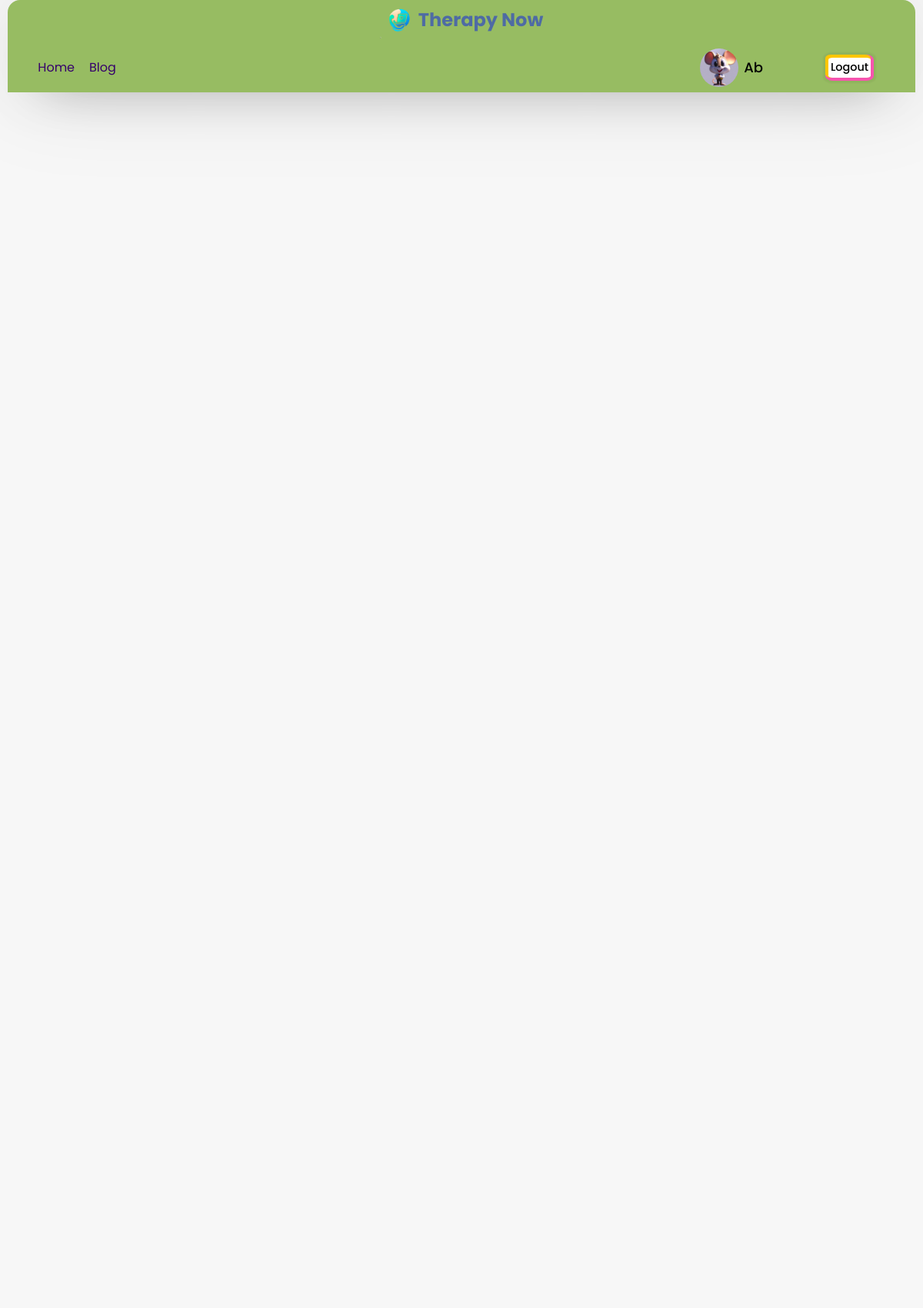
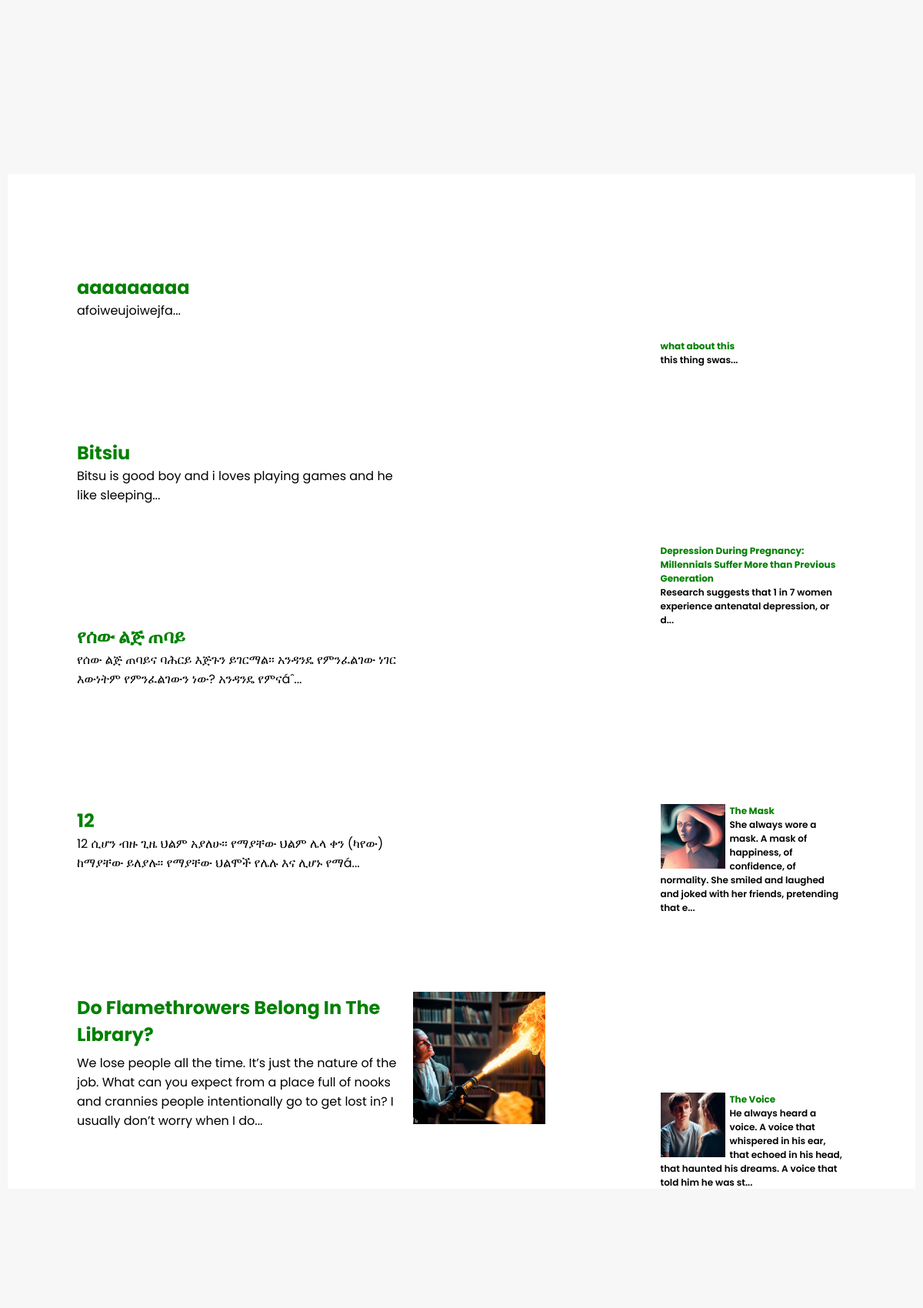
The app's page /blog.php (signed in, upper part) with its own data (2 pictures, top to bottom).
### tables this page shows
CREATE TABLE `users` (
  `user_id` int(11) NOT NULL,
  `unique_id` int(255) NOT NULL,
  `fname` varchar(255) NOT NULL,
  `lname` varchar(255) NOT NULL,
  `email` varchar(255) NOT NULL,
  `password` varchar(255) NOT NULL,
  `img` varchar(255) NOT NULL,
  `status` varchar(255) NOT NULL,
  `gender` varchar(10) DEFAULT NULL,
  `birthdate` date DEFAULT NULL,
  `relationship` varchar(100) DEFAULT NULL,
  `r_date` date DEFAULT curdate(),
  `r_time` time DEFAULT curtime()
);

CREATE TABLE `blog` (
  `id` int(11) NOT NULL,
  `title` text NOT NULL,
  `text` mediumtext NOT NULL,
  `img` varchar(500) DEFAULT NULL,
  `date_published` date NOT NULL DEFAULT curdate(),
  `category` text DEFAULT NULL,
  `poster_id` varchar(255) DEFAULT NULL
);

### php/get-blog.php (the view, shortened to what this page needs)
<?php
require_once "config.php";
$output = "";
$sql = "SELECT * FROM blog ORDER BY id DESC ";
$query = mysqli_query($conn, $sql);
if (mysqli_num_rows($query) > 0) {
    while ($row = mysqli_fetch_assoc($query)) {
        if ($row['img']) {
            $output .= '<a href="blog.php?id='. $id=$row["id"] .'">
                            <div class="sub">
                                <img src="php\images\\' . $row['img'] . '">
                                <h1>' . $row['title'] . '</h1>
                                <p> ' . substr($row['text'], 0, 200) . '...</p>
                            </div>
                        </a>';
        } else {
            $output .= '<a href="blog.php?id='. $id=$row["id"] .'"><div class="sub">
                                    <h1>' . $row['title'] . '</h1>
                                    <p> ' . substr($row['text'], 0, 200) . '...</p>
                                </div></a>';
        }
    }
}
echo $output;

### header.php (shortened to what this page needs)
<div id="header-container">
    <div class="logo">
        <a href="index.php">
            <img src="img/logo.png" alt="">
            <h1>Therapy Now</h1>
        </a>
    </div>
    <header>
        <div class="navigation-menu">
            <div class="navigation-links">
                <a href="index.php">Home</a>
                <a href="blog.php">Blog</a>
            </div>
        </div>
        <?php require_once "php/config.php";
        if (!isset($_SESSION['unique_id'])) { ?>
            <div class="user-buttons c d">
                <a href="signup.php">Sign up</a>
                <a href="login.php">Log in</a>
            </div>
       <?php }else {
            $sql = mysqli_query($conn, "SELECT * FROM users WHERE unique_id = {$_SESSION['unique_id']}");
            if (mysqli_num_rows($sql) > 0) {
                $row = mysqli_fetch_assoc($sql);
            } else {
                $sql = mysqli_query($conn, "SELECT * FROM therapist WHERE unique_id = {$_SESSION['unique_id']}");
                $row = mysqli_fetch_assoc($sql);
            } ?>
            <div class="user-buttons user-profile c">
                <a href="profile.php" class="pro_link">
                    <img src="php/images/<?php echo $row['img']; ?>" alt="">
                    <span><?php echo $row['fname'] ?></span>
                </a>
                <a href="php/logout.php?logout_id=<?php echo $row['unique_id']; ?>" class="logout">Logout</a>
            </div>
    <?php } ?>
    </header>
</div>

### php/get-blog-nav.php (shortened to what this page needs)
<?php
require_once "config.php";
$output = "";
$idd = '0';
if(isset($_GET['id'])){
    $idd = $_GET['id'];
}else{
    $idd = '0';
}
$sql = "SELECT * FROM blog  WHERE id != $idd ";
$query = mysqli_query($conn, $sql);
if (mysqli_num_rows($query) > 0) {
    while ($row = mysqli_fetch_assoc($query)) {
        $title = $row['title'];
            if ($row['img']) {
                $output .='<a href="blog.php?id='. $id=$row["id"] .'">
                <div>
                <img src="php\images\\' . $row['img'] . '">
                <h1>' . $row['title'] . '</h1>
                <p> ' . substr($row['text'], 0, 150 - strlen($title)) . '...</p>
                </div>
                </a>';
            } else {
                $output .='<a href="blog.php?id='. $id=$row["id"] .'">
                <div>
                <h1>' . $row['title'] . '</h1>
                <p> ' . substr($row['text'], 0, 150 - strlen($title)) . '...</p>
                </div>
                </a>';
            }
        }
    }
    echo $output;

### style.css (style rules this page uses)
* { margin: 0; padding: 0; box-sizing: border-box; text-decoration: none; font-family: 'Poppins', sans-serif; }
body { display: flex; flex-direction: column; align-items: center; justify-content: space-between; min-height: 100vh; background: #f7f7f7; padding: 0 10px; }
.wrapper, #header-container, footer { box-shadow: 0 0 128px 0 rgba(0, 0, 0, 0.1), 0 32px 64px -48px rgba(0, 0, 0, 0.5); }
#header-container, footer { background-color: #fff; }
.blog section div { margin: 2vh 4.5vw 2vw 7.5vw; }
.blog section div img { width: 100%; height: 100%; }
.blog section div.sub img { margin-left: 0.5vw; margin-bottom: 1vw; width: 80%; height: auto; }
.blog .sub { display: grid; grid-template-columns: 2fr 1fr; grid-template-rows: auto auto; grid-template-areas: "h1 img" "p img"; align-items: center; }
.blog section a .sub img { grid-area: img; }
.blog section a .sub h1 { grid-area: h1; }
.blog section a .sub p { grid-area: p; }
.blog nav div { margin: 4vh 7.5vw 1vw 4.5vw; font-size: 0.75em; font-weight: 600; }
.blog nav div h1 { font-size: 1em; }
.blog nav div img { margin-right: 0.5vw; max-width: 7vw; max-height: 14vh; width: 100%; height: 100%; float: left; }
.blog a { color: black; }
img { width: 50px; height: 50px; }
#header-container .logo img { width: 50px; }
#header-container .logo h1 { color: #4E6BA4; }
#header-container { z-index: 1; background-color: #97BC62; display: flex; align-items: center; justify-content: space-around; width: 100%; height: 120px; position: sticky; top: 0; left: 0; flex-direction: column; border-top-left-radius: 16px; border-top-right-radius: 16px; }
#header-container header { display: flex; align-items: center; justify-content: space-around; display: flex; width: 100%; height: auto; flex-grow: 1; }
#header-container .navigation-menu { flex-grow: 0.5; width: 100%; margin-left: 2em; }
#header-container a { margin: 1%; }
#header-container .c a { text-align: center; cursor: pointer; text-decoration: none; color: #000; background: #fff; margin: 10px; border-radius: 10%; padding: 0.2em; font-size: 0.9em; font-weight: 500; box-shadow: rgb(255, 198, 0) -2px -2px 0px 2px, rgb(246, 84, 174) 0px 0px 0px 4px, rgba(0, 0, 0, 0.05) 0px 0px 2px 7px; transition: all 0.2s; }
#header-container .c a.pro_link { display: flex; align-items: center; background: none; bottom: none; box-shadow: none; min-width: 150px; max-width: 150px; margin-left: 0; }
#header-container .user-profile { display: flex; width: 50%; align-items: center; justify-content: flex-end; margin-right: 3em; }
#header-container .user-profile img { object-fit: cover; border-radius: 50%; height: 50px; width: 50px; }
#header-container .user-profile span { font-size: 18px; font-weight: 500; color: #000; margin-left: 5%; }
#header-container .logo a { margin: 0; padding: 0; display: flex; color: #333; align-items: center; }
.navigation-menu { flex-grow: 0.5; width: 100%; margin-left: 2em; }
a { margin: 1%; }
.c a { text-align: center; cursor: pointer; text-decoration: none; color: #000; background: #fff; margin: 10px; border-radius: 10%; padding: 0.2em; font-size: 0.9em; font-weight: 500; box-shadow: rgb(255, 198, 0) -2px -2px 0px 2px, rgb(246, 84, 174) 0px 0px 0px 4px, rgba(0, 0, 0, 0.05) 0px 0px 2px 7px; transition: all 0.2s; }
.c a.pro_link { display: flex; align-items: center; background: none; bottom: none; box-shadow: none; min-width: 150px; max-width: 150px; margin-left: 0; }
#header-container .logo a { font-size: clamp(0.75em, 1vw, 2vw); margin: 0; padding: 0; display: flex; color: #333; }
h1 { color: green; }
a { color: #36006b; }

### blog.php (style rules this page uses)
.blog section div { margin: 2vh 4.5vw 2vw 7.5vw; }
section div img { width: 100%; height: 100%; }
section div.sub img { margin-left: 0.5vw; margin-bottom: 1vw; width: 80%; height: auto; }
.sub { display: grid; grid-template-columns: 2fr 1fr; grid-template-rows: auto auto; grid-template-areas: "h1 img" "p img"; align-items: center; }
section a .sub img { grid-area: img; }
section a .sub h1 { grid-area: h1; }
section a .sub p { grid-area: p; }
nav div { margin: 4vh 7.5vw 1vw 4.5vw; font-size: 0.75em; font-weight: 600; }
nav div h1 { font-size: 1em; }
nav div img { margin-right: 0.5vw; max-width: 7vw; max-height: 14vh; width: 100%; height: 100%; float: left; }
.blog a { color: black; }

### records on screen
users: img (picture), fname "Ab"
blog: title "aaaaaaaaa", text "afoiweujoiwejfa"
blog: title "Bitsiu", text "Bitsu is good boy and i loves playing games and he like sleeping"
blog: title "የሰው ልጅ ጠባይ", text "የሰው ልጅ ጠባይና ባሕርይ እጅጉን ይገርማል። አንዳንዴ የምንፈልገው ነገር እውነትም የምንፈልገውን ነው? አንዳንዴ የምናáˆ"
blog: title "12", text "12 ሲሆን ብዙ ጊዜ ህልም አያለሁ። የማያቸው ህልም ሌላ ቀን (ካየው) ከማያቸው ይለያሉ። የማያቸው ህልሞች የሌሉ እና ሊሆኑ የማá"
blog: img (picture), title "Do Flamethrowers Belong In The Library?", text "We lose people all the time. It’s just the nature of the job. What can you expect from a place full of nooks and crannies people intentionally go to get lost in? I usually don’t worry when I do"
blog: title "what about this", substr($row['text'],0,150-strlen($title)) "this thing swas"
blog: title "Depression During Pregnancy: Millennials Suffer More than Previous Generation", substr($row['text'], 0, 150 - strlen($title)) "Research suggests that 1 in 7 women experience antenatal depression, or d"
blog: img (picture), title "The Mask", substr($row['text'], 0, 150 - strlen($title)) "She always wore a mask. A mask of happiness, of confidence, of normality. She smiled and laughed and joked with her friends, pretending that e"
blog: img (picture), title "The Voice", substr($row['text'], 0, 150 - strlen($title)) "He always heard a voice. A voice that whispered in his ear, that echoed in his head, that haunted his dreams. A voice that told him he was st"
